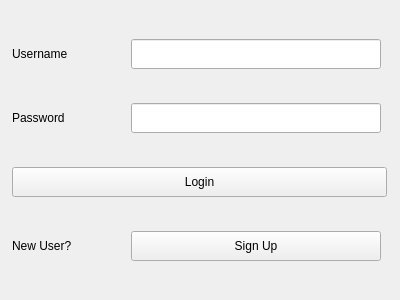
<?xml version="1.0" encoding="UTF-8"?>
<ui version="4.0">
 <class>LoginWidget</class>
 <widget class="QWidget" name="LoginWidget">
  <property name="geometry">
   <rect>
    <x>0</x>
    <y>0</y>
    <width>400</width>
    <height>300</height>
   </rect>
  </property>
  <property name="sizePolicy">
   <sizepolicy hsizetype="Preferred" vsizetype="Preferred">
    <horstretch>0</horstretch>
    <verstretch>0</verstretch>
   </sizepolicy>
  </property>
  <property name="minimumSize">
   <size>
    <width>400</width>
    <height>300</height>
   </size>
  </property>
  <property name="maximumSize">
   <size>
    <width>400</width>
    <height>300</height>
   </size>
  </property>
  <property name="windowTitle">
   <string>LoginApp</string>
  </property>
  <widget class="QWidget" name="gridLayoutWidget">
   <property name="geometry">
    <rect>
     <x>0</x>
     <y>0</y>
     <width>401</width>
     <height>301</height>
    </rect>
   </property>
   <layout class="QGridLayout" name="loginGridLayout">
    <item row="0" column="1">
     <widget class="QLineEdit" name="username">
      <property name="minimumSize">
       <size>
        <width>250</width>
        <height>30</height>
       </size>
      </property>
      <property name="maximumSize">
       <size>
        <width>250</width>
        <height>30</height>
       </size>
      </property>
      <property name="maxLength">
       <number>25</number>
      </property>
      <property name="echoMode">
       <enum>QLineEdit::Normal</enum>
      </property>
     </widget>
    </item>
    <item row="0" column="0">
     <widget class="QLabel" name="usernameLabel">
      <property name="sizePolicy">
       <sizepolicy hsizetype="Fixed" vsizetype="Fixed">
        <horstretch>0</horstretch>
        <verstretch>0</verstretch>
       </sizepolicy>
      </property>
      <property name="minimumSize">
       <size>
        <width>100</width>
        <height>20</height>
       </size>
      </property>
      <property name="maximumSize">
       <size>
        <width>100</width>
        <height>20</height>
       </size>
      </property>
      <property name="text">
       <string>Username</string>
      </property>
     </widget>
    </item>
    <item row="7" column="0" colspan="2">
     <widget class="QPushButton" name="loginButton">
      <property name="minimumSize">
       <size>
        <width>375</width>
        <height>30</height>
       </size>
      </property>
      <property name="maximumSize">
       <size>
        <width>375</width>
        <height>30</height>
       </size>
      </property>
      <property name="text">
       <string>Login</string>
      </property>
     </widget>
    </item>
    <item row="8" column="1">
     <widget class="QPushButton" name="signupButton">
      <property name="minimumSize">
       <size>
        <width>250</width>
        <height>30</height>
       </size>
      </property>
      <property name="maximumSize">
       <size>
        <width>250</width>
        <height>30</height>
       </size>
      </property>
      <property name="text">
       <string>Sign Up</string>
      </property>
     </widget>
    </item>
    <item row="8" column="0">
     <widget class="QLabel" name="newUserLabel">
      <property name="minimumSize">
       <size>
        <width>80</width>
        <height>20</height>
       </size>
      </property>
      <property name="maximumSize">
       <size>
        <width>80</width>
        <height>20</height>
       </size>
      </property>
      <property name="text">
       <string>New User?</string>
      </property>
     </widget>
    </item>
    <item row="1" column="0">
     <widget class="QLabel" name="passwordLabel">
      <property name="minimumSize">
       <size>
        <width>100</width>
        <height>20</height>
       </size>
      </property>
      <property name="maximumSize">
       <size>
        <width>100</width>
        <height>20</height>
       </size>
      </property>
      <property name="text">
       <string>Password</string>
      </property>
     </widget>
    </item>
    <item row="1" column="1">
     <widget class="QLineEdit" name="password">
      <property name="minimumSize">
       <size>
        <width>250</width>
        <height>30</height>
       </size>
      </property>
      <property name="maximumSize">
       <size>
        <width>250</width>
        <height>30</height>
       </size>
      </property>
      <property name="maxLength">
       <number>25</number>
      </property>
      <property name="echoMode">
       <enum>QLineEdit::Password</enum>
      </property>
     </widget>
    </item>
   </layout>
  </widget>
 </widget>
 <layoutdefault spacing="6" margin="11"/>
 <resources/>
 <connections/>
</ui>
